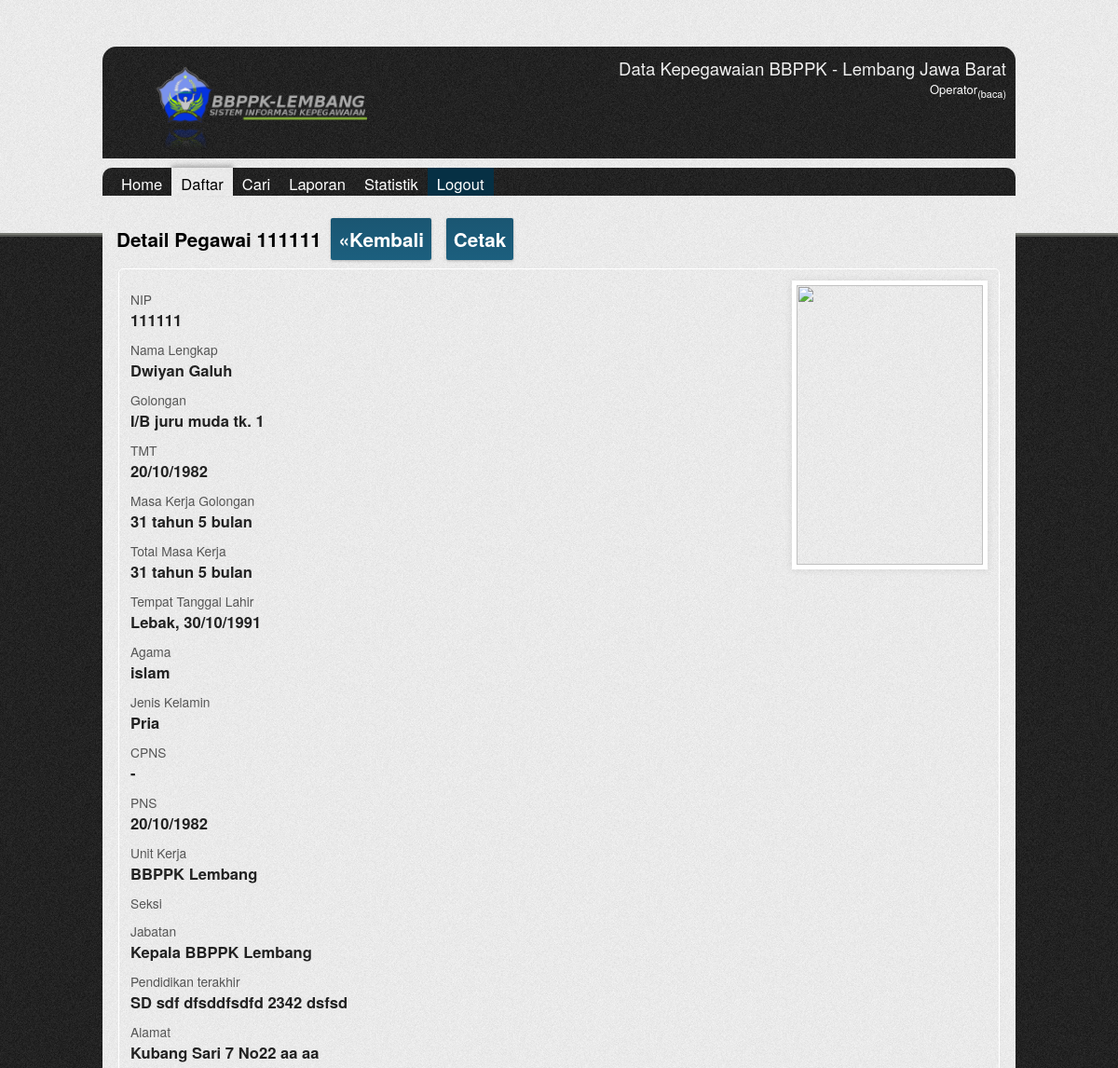
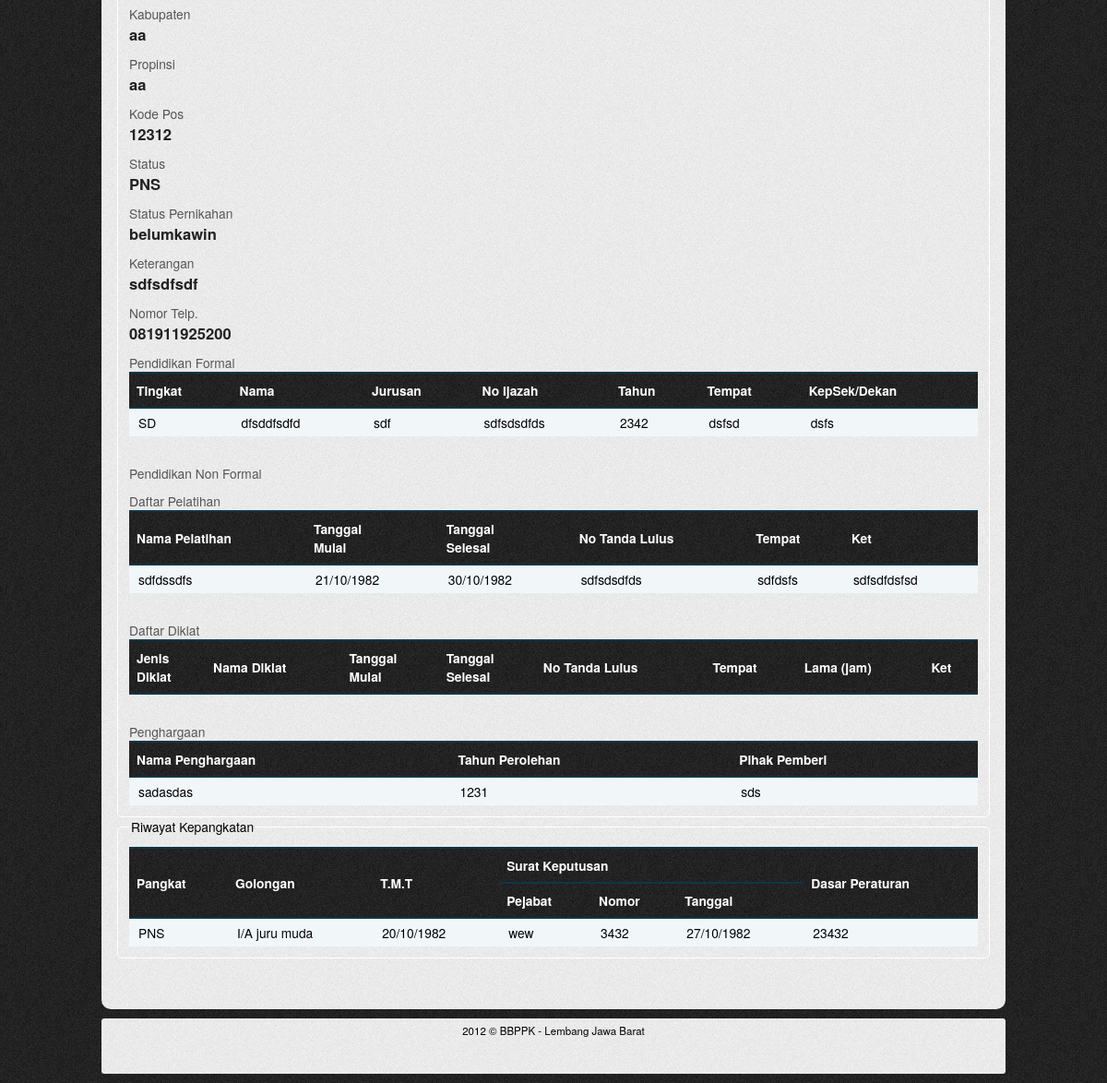
The page /operator/daftar.php?nip=111111 (signed in) on the database its author committed (2 pictures, top to bottom).
### tables this page shows
CREATE TABLE IF NOT EXISTS `umum` (
  `id_pegawai` bigint(20) unsigned NOT NULL AUTO_INCREMENT,
  `nip` varchar(30) NOT NULL,
  `nama` varchar(50) NOT NULL,
  `id_jabatan` bigint(20) unsigned NOT NULL,
  `id_golongan` bigint(20) unsigned NOT NULL,
  `tgl_lahir` date NOT NULL,
  `tempat_lahir` varchar(35) NOT NULL,
  `jk` enum('P','W') NOT NULL,
  `agama` enum('islam','kristen','katolik','budha','hindu','konghochu') NOT NULL,
  `kepercayaan` varchar(20) NOT NULL,
  `status` enum('CPNS','PNS','mutasi','pensiun','meninggal') NOT NULL,
  `status_kawin` enum('belumkawin','kawin','janda','duda') NOT NULL,
  `keterangan` varchar(30) NOT NULL,
  `notelp` varchar(25) NOT NULL,
  `foto` blob,
  `mime` varchar(15) DEFAULT NULL,
  `tinggi` varchar(4) NOT NULL,
  `berat` varchar(4) NOT NULL,
  `warna_rambut` varchar(30) NOT NULL,
  `bentuk_muka` varchar(30) NOT NULL,
  `warna_kulit` varchar(30) NOT NULL,
  `ciri_khas` varchar(30) NOT NULL,
  `cacat_tubuh` varchar(20) NOT NULL,
  `jalan` varchar(100) NOT NULL,
  `kelurahan` varchar(30) NOT NULL,
  `kecamatan` varchar(30) NOT NULL,
  `kabupaten` varchar(30) NOT NULL,
  `propinsi` varchar(30) NOT NULL,
  `kode_pos` int(11) NOT NULL,
  `pejabat_skkb` varchar(40) DEFAULT NULL,
  `no_skkb` varchar(30) DEFAULT NULL,
  `tgl_skkb` date DEFAULT NULL,
  `pejabat_ketsehat` varchar(40) DEFAULT NULL,
  `no_ketsehat` varchar(30) DEFAULT NULL,
  `tgl_ketsehat` date DEFAULT NULL,
  PRIMARY KEY (`id_pegawai`),
  UNIQUE KEY `nip` (`nip`)
);

CREATE TABLE IF NOT EXISTS `golongan` (
  `id_golongan` bigint(20) unsigned NOT NULL AUTO_INCREMENT,
  `golongan` varchar(20) NOT NULL,
  `ket` varchar(25) NOT NULL,
  `nilai` int(11) NOT NULL,
  PRIMARY KEY (`id_golongan`),
  UNIQUE KEY `golongan` (`golongan`)
);

CREATE TABLE IF NOT EXISTS `riwayat_kepangkatan` (
  `id_kepangkatan` bigint(20) unsigned NOT NULL AUTO_INCREMENT,
  `id_pegawai` bigint(20) unsigned NOT NULL,
  `id_golongan` bigint(20) unsigned NOT NULL,
  `pangkat` varchar(20) NOT NULL,
  `tanggal_berlaku` date NOT NULL,
  `sk_pejabat` varchar(40) NOT NULL,
  `sk_nomor` varchar(40) NOT NULL,
  `sk_tanggal` date NOT NULL,
  `dasar_peraturan` varchar(40) NOT NULL,
  PRIMARY KEY (`id_kepangkatan`)
);

CREATE TABLE IF NOT EXISTS `unit_kerja` (
  `id_unit_kerja` bigint(20) unsigned NOT NULL AUTO_INCREMENT,
  `nama` varchar(100) NOT NULL,
  PRIMARY KEY (`id_unit_kerja`)
);

CREATE TABLE IF NOT EXISTS `jenis_jabatan` (
  `id_jabatan` bigint(20) unsigned NOT NULL AUTO_INCREMENT,
  `jabatan` varchar(80) NOT NULL,
  `seksi` varchar(80) NOT NULL,
  `eselon` varchar(10) NOT NULL,
  `id_unit_kerja` bigint(20) unsigned NOT NULL,
  PRIMARY KEY (`id_jabatan`)
);

CREATE TABLE IF NOT EXISTS `pendidikan` (
  `id_pendidikan` bigint(20) unsigned NOT NULL AUTO_INCREMENT,
  `id_pegawai` bigint(20) unsigned NOT NULL,
  `tingkat` varchar(20) NOT NULL,
  `nama` varchar(60) NOT NULL,
  `jurusan` varchar(30) NOT NULL,
  `no_ijazah` varchar(40) NOT NULL,
  `tahun` int(4) NOT NULL,
  `tempat` varchar(30) NOT NULL,
  `kepsek` varchar(50) NOT NULL,
  PRIMARY KEY (`id_pendidikan`)
);

CREATE TABLE IF NOT EXISTS `pelatihan` (
  `id_pelatihan` bigint(20) unsigned NOT NULL AUTO_INCREMENT,
  `id_pegawai` bigint(20) unsigned NOT NULL,
  `nama` varchar(60) NOT NULL,
  `tgl_awal` date NOT NULL,
  `tgl_akhir` date NOT NULL,
  `no_tanda_lulus` varchar(40) NOT NULL,
  `tempat` varchar(30) NOT NULL,
  `ket` varchar(40) NOT NULL,
  PRIMARY KEY (`id_pelatihan`)
);

CREATE TABLE IF NOT EXISTS `penghargaan` (
  `id_penghargaan` bigint(20) unsigned NOT NULL AUTO_INCREMENT,
  `id_pegawai` bigint(20) unsigned NOT NULL,
  `nama_penghargaan` varchar(60) NOT NULL,
  `tahun` int(4) NOT NULL,
  `pihak_pemberi` varchar(60) NOT NULL,
  PRIMARY KEY (`id_penghargaan`)
);

### operator/daftar.php (the view, shortened to what the rows shown need)
<?php
require_once('../lib/conn.php');
require_once('../lib/liboperator.php');
$inpt=($_SESSION['priv']=='input')?true:false;
$nip=false;
$daftarpegawai=array();
if(!empty($_GET['nip'])){
    $nip=$_GET['nip'];
    $dp=getDataPegawai($nip);
    if($dp){
        $daftarpendidikan=getDaftarPendidikanPeg($dp['id_pegawai']);
        $daftarpelatihan=getDaftarPelatihanPeg($dp['id_pegawai']);
        $daftarkepangkatan=getDaftarKepangkatanPeg($dp['id_pegawai']);
        $daftarpenghargaan=getDaftarPenghargaanPeg($dp['id_pegawai']);
        $tmt=getTglMulaiTerhitung($dp['id_pegawai']);
        $tglcpns=getTglCPNS($dp['id_pegawai']);
        $tglpns=getTglPNS($dp['id_pegawai']);
        $masakerjagolongan=getMasaKerjaGolongan($dp['id_pegawai']);
        $masakerjatotal=getTotalMasaKerja($dp['id_pegawai']);
        $pnd_terakhir=getPendidikanTerakhir($dp['id_pegawai']);
    }
}
?>
<!DOCTYPE html>
<html>
<head>
    <link type="text/css" href="../css/gaya.css" rel="stylesheet" media="screen"/>
    <link type="text/css" href="../css/cetak.css" rel="stylesheet" media="print"/>
</head>
<body>
    <div id="wrapper">
        <div id="content">
            <div id="isi">
            <?if(!$nip):?>
                <h2>Daftar Pegawai</h2>
                <?if(empty($_GET['filter'])):?>
                <form id="formfilter" action="daftar.php" method="GET">
                    <fieldset>
                        <legend>Kategori</legend>
                        <input type="hidden" name="filter" id="filter"/>
                        <div class="cond">
                        <select name="kat" class="kat">
                            <option value="c.nama">Unit Kerja</option>
                            <option value="d.golongan">Golongan</option>
                            <option value="b.eselon">Eselon</option>
                            <option value="b.seksi">Seksi</option>
                            <option value="a.tempat_lahir">Tempat Lahir</option>
                            <option value="a.jk">Jenis Kelamin</option>
                            <option value="a.status">Status</option>
                            <option value="a.status_kawin">Status Perkawinan</option>
                            <option value="a.agama">Agama</option>
                        </select>
                        <select name="op" class="op">
                            <option value="=">Samadengan</option>
                            <option value="!=">Tidak samadengan</option>
                        </select>
                        <select name="nilai" class="nilai">
					    <?php foreach($daftarunitkerja as $brs):?>
					        <option value="'<?php echo $brs['nama'];?>'"><?php echo $brs['nama'];?></option>
					    <?php endforeach;?>
                        </select>
                        </div>
                        <input type="button" id="tambah" class="tombol" value="Tambah" />
                        <hr/>
                        <input type="submit" id="kirim" value="Filter" class="tombol"/>
                    </fieldset>
                </form>
                <?endif?>
                <p id="infohasil">
                    <?=$jml?> data pegawai
                    <?if(!empty($filter)):?>
                        [<?=explainQuery($_GET['filter'])?>]
                        <a href="daftar.php">&laquo;reset filter</a>
                        <?if($jml&&$_SESSION['priv']=='input'):?>
                        <a href="export.php?filter=<?=$_GET['filter']?>">export ke excel</a>
                        <?endif;?>
                    <?elseif($jml&&$_SESSION['priv']=='input'):?>
                        <a href="export.php">export ke excel</a>
                    <?endif?>
                </p>
				<table id="daftarpegawai">
					<thead>
						<tr><th>NIP</th><th>Nama</th><th>Jabatan</th><th>Seksi</th><th>Unit Kerja</th><th>Status</th><th>Keterangan</th></tr>
					</thead>
					<tbody>
					    <?foreach($daftarpegawai as $brs):?>
						<tr>
						<td><a href="?nip=<?=$brs['nip']?>"><?=$brs['nip']?></a> <?if($inpt):?><br/><a href="edit.php?snip=<?=$brs['nip']?>">Edit</a><?endif;?></td>
						<td><?=$brs['nama']?></td>
						<td><?=$brs['jabatan']?></td><td><?=$brs['seksi']?></td>
						<td><?=$brs['nama_unit_kerja']?></td><td><?=$brs['status']?></td>
						<td><?=$brs['keterangan']?></td>
						</tr>
						<?endforeach;?>
					</tbody>
				</table>
				<div id="page">
				    <?cetakPage($page,$jmlhlm);?>
				</div>
				<br><br>
            <?else:?>
            <h2>Detail Pegawai <?=$nip?> <a href="daftar.php" class="tombol">&laquo;Kembali</a>
            <a href="#" id="cetak" class="tombol">Cetak</a>
            </h2>
			<form>
				<fieldset>
                <img id="foto" src="../lib/gambar.php?nip=<?=$nip?>" width="200" height="300" />
				<label for="nip">NIP</label><div id="nip" class="read"><?=$nip?></div>
				<label for="nmlengkap">Nama Lengkap</label><div id="nmlengkap" class="read"><?=$dp['nama']?></div>
				<label for="golongan">Golongan</label><div id="golongan" class="read"><?php echo $dp['golongan']." ".$dp['ket'];?></div>
				<label for="tmt_jabatan">TMT</label><div id="tmt_jabatan" class="read"><?=$tmt?></div>
				<label for="mk_golongan">Masa Kerja Golongan</label><div id="mk_golongan" class="read"><?=$masakerjagolongan?></div>
				<label for="total_mk">Total Masa Kerja</label><div id="total_mk" class="read"><?=$masakerjatotal?></div>
				<label for="ttl">Tempat Tanggal Lahir</label><div id="ttl" class="read"><?=$dp['tempat_lahir']?>, <?=$dp['tgl_lahir']?></div>
				<label for="agama">Agama</label><div id="agama" class="read"><?=$dp['agama']?></div>
				<label for="jk">Jenis Kelamin</label><div id="jk" class="read"><? echo ($dp['jk']=='P')?'Pria':'Wanita';?></div>
				<br>
				<label for="cpns">CPNS</label><div id="cpns" class="read"><?=$tglcpns?></div>
				<label for="pns">PNS</label><div id="pns" class="read"><?=$tglpns?></div>
				<label for="unitkerja">Unit Kerja</label><div id="unitkerja" class="read"><?=$dp['nama_unit_kerja']?></div>
				<label for="seksi">Seksi</label><div id="seksi" class="read"><?=$dp['seksi']?></div>
		        <label for="jabatan">Jabatan</label><div id="jabatan" class="read"><?=$dp['jabatan']?></div>
		        <label for="pnd_terakhir">Pendidikan terakhir</label><div id="pnd_terakhir" class="read"><?if(!empty($pnd_terakhir)):?><?=$pnd_terakhir['tingkat']?> <?=$pnd_terakhir['jurusan']?> <?=$pnd_terakhir['nama']?> <?=$pnd_terakhir['tahun']?> <?=$pnd_terakhir['tempat']?><?endif;?></div>
				<br>
				<label for="alamat">Alamat</label><div id="alamat" class="read"><?=$dp['jalan']?> <?=$dp['kelurahan']?> <?=$dp['kecamatan']?></div>
				<label for="kab">Kabupaten</label><div id="kab" class="read"><?=$dp['kabupaten']?></div>
				<label for="propinsi">Propinsi</label><div id="propinsi" class="read"><?=$dp['propinsi']?></div>
				<label for="kodepos">Kode Pos</label><div id="kodepos" class="read"><?=$dp['kode_pos']?></div>
                <br>
				<label for="status">Status</label><div id="status" class="read"><?=$dp['status']?></div>
				<label for="statuskawin">Status Pernikahan</label><div id="statuskawin" class="read"><?=$dp['status_kawin']?></div>
				<label for="keterangan">Keterangan</label><div id="keterangan" class="read"><?=$dp['keterangan']?></div>
				<label for="notelp">Nomor Telp.</label><div id="notelp" class="read"><?=$dp['notelp']?></div>
				<br>
				<label for="daftarpendidikan">Pendidikan Formal</label>
				<table id="daftarpendidikan">
	                    <thead>
	                        <tr><th>Tingkat</th><th>Nama</th><th>Jurusan</th><th>No Ijazah</th><th>Tahun</th><th>Tempat</th><th>KepSek/Dekan</th></tr>
	                    </thead>
	                    <tbody>
	                    <?foreach($daftarpendidikan as $brs):?>
	                    <tr>
	                    <td><input type="hidden" name="atingkat_pndd[]" value="<?=$brs['tingkat']?>" ><?=$brs['tingkat']?></td>
                        <td><input type="hidden" name="anm_pndd[]" value="<?=$brs['nama']?>" ><?=$brs['nama']?></td>
                        <td><input type="hidden" name="ajurusan_pndd[]" value="<?=$brs['jurusan']?>" ><?=$brs['jurusan']?></td>
                        <td><input type="hidden" name="anoijazah_pndd[]" value="<?=$brs['no_ijazah']?>" ><?=$brs['no_ijazah']?></td>
                        <td><input type="hidden" name="athn_pndd[]" value="<?=$brs['tahun']?>" ><?=$brs['tahun']?></td>
                        <td><input type="hidden" name="atmp_pndd[]" value="<?=$brs['tempat']?>" ><?=$brs['tempat']?></td>
                        <td><input type="hidden" name="akepsek_pndd[]" value="<?=$brs['kepsek']?>" ><?=$brs['kepsek']?></td>
                        </tr>
	                    <?endforeach;?>
	                    </tbody>
	            </table>
				<br>
				<label for="nonformal">Pendidikan Non Formal</label>
				<label for="pelatihan">Daftar Pelatihan</label>
				<table id="daftarpelatihan">
					<thead>
						<tr><th>Nama Pelatihan</th><th>Tanggal<br/>Mulai</th><th>Tanggal<br/>Selesai</th><th>No Tanda Lulus</th><th>Tempat</th><th>Ket</th></tr>
					</thead>
					<tbody>
					<?foreach($daftarpelatihan as $brs):?>
					<tr>
                    <td><input type="hidden" name="anm_plthn[]" value="<?=$brs['nama']?>" ><?=$brs['nama']?></td>
                    <td><input type="hidden" name="atglawal_plthn[]" value="<?=$brs['tgl_awal']?>" ><?=$brs['tgl_awal']?></td>
                    <td><input type="hidden" name="atglakhir_plthn[]" value="<?=$brs['tgl_akhir']?>" ><?=$brs['tgl_akhir']?></td>
                    <td><input type="hidden" name="anobukti_plthn[]" value="<?=$brs['no_tanda_lulus']?>" ><?=$brs['no_tanda_lulus']?></td>
                    <td><input type="hidden" name="atmp_plthn[]" value="<?=$brs['tempat']?>" ><?=$brs['tempat']?></td>
                    <td><input type="hidden" name="aket_plthn[]" value="<?=$brs['ket']?>" ><?=$brs['ket']?></td>
                    </tr>
					<?endforeach;?>
					</tbody>
				</table>
				<br>
				<label for="diklat">Daftar Diklat</label>
				<table id="daftardiklat">
					<thead>
						<tr><th>Jenis<br/>Diklat</th><th>Nama Diklat</th><th>Tanggal<br/>Mulai</th><th>Tanggal<br/>Selesai</th><th>No Tanda Lulus</th><th>Tempat</th><th>Lama (jam)</th><th>Ket</th></tr>
					</thead>
				</table>
				<br>
				<label for="penghargaan">Penghargaan</label>
				<table id="daftarpenghargaan">
					<thead>
						<tr><th>Nama Penghargaan</th><th>Tahun Perolehan</th><th>Pihak Pemberi</th></tr>
					</thead>
					<tbody>
                    <?foreach($daftarpenghargaan as $brs):?>
                    <tr>
                    <td><input type="hidden" name="anm_penghargaan[]" value="<?=$brs['nama_penghargaan']?>" ><?=$brs['nama_penghargaan']?></td>
                    <td><input type="hidden" name="athn_penghargaan[]" value="<?=$brs['tahun']?>" ><?=$brs['tahun']?></td>
                    <td><input type="hidden" name="apemberi_penghargaan[]" value="<?=$brs['pihak_pemberi']?>" ><?=$brs['pihak_pemberi']?></td>
                    </tr>
					<?endforeach;?>
					</tbody>
				</table>
				</fieldset>
				<fieldset>
					<legend>Riwayat Kepangkatan</legend>
					<table id="daftarkepangkatan">
						<thead>
							<tr><th rowspan=2>Pangkat</th><th rowspan=2>Golongan</th><th rowspan=2>T.M.T</th><th colspan=3 align=center>Surat Keputusan</th><th rowspan=2>Dasar Peraturan</th></tr>
							<tr><th>Pejabat</th><th>Nomor</th><th>Tanggal</th></tr>
						</thead>
						<tbody>
                        <?foreach($daftarkepangkatan as $brs):?>
                        <tr>
                        <td><input type="hidden" name="anm_pangkat[]" value="<?=$brs['pangkat']?>" ><?=$brs['pangkat']?></td>
                        <td><input type="hidden" name="agolongan_pangkat[]" value="<?=$brs['id_golongan']?>" ><?=$brs['golongan']?> <?=$brs['ket']?></td>
                        <td><input type="hidden" name="atmt_pangkat[]" value="<?=$brs['tanggal_berlaku']?>" ><?=$brs['tanggal_berlaku']?></td>
                        <td><input type="hidden" name="ask_pejabat_pangkat[]" value="<?=$brs['sk_pejabat']?>" ><?=$brs['sk_pejabat']?></td>
                        <td><input type="hidden" name="ask_nomor_pangkat[]" value="<?=$brs['sk_nomor']?>" ><?=$brs['sk_nomor']?></td>
                        <td><input type="hidden" name="ask_tgl_pangkat[]" value="<?=$brs['sk_tanggal']?>" ><?=$brs['sk_tanggal']?></td>
                        <td><input type="hidden" name="adasar_pangkat[]" value="<?=$brs['dasar_peraturan']?>" ><?=$brs['dasar_peraturan']?></td>
                        </tr>
						<?endforeach;?>
						</tbody>
					</table>
				</fieldset>
				<br>
				<br>
				</form>
                <?endif?>
            </div>
        </div>
    </div>
</body>
</html>

### rows shown on the page
umum: nama "Dwiyan Galuh", id_golongan.golongan "I/B", id_golongan.ket "juru muda tk. 1", id_pegawai.tanggal_berlaku "31 tahun 5 bulan", tempat_lahir "Lebak", agama "islam", unit_kerja.nama "BBPPK Lembang", id_jabatan.jabatan "Kepala BBPPK Lembang", jalan "Kubang Sari 7 No22", kelurahan "aa", kecamatan "aa", kabupaten "aa", propinsi "aa", kode_pos "12312", status "PNS", status_kawin "belumkawin", keterangan "sdfsdfsdf", notelp "081911925200"
pendidikan: tingkat "SD", jurusan "sdf", nama "dfsddfsdfd", tahun "2342", tempat "dsfsd", no_ijazah "sdfsdsdfds", kepsek "dsfs"
pelatihan: nama "sdfdssdfs", tgl_awal "21/10/1982", tgl_akhir "30/10/1982", no_tanda_lulus "sdfsdsdfds", tempat "sdfdsfs", ket "sdfsdfdsfsd"
penghargaan: nama_penghargaan "sadasdas", tahun "1231", pihak_pemberi "sds"
riwayat_kepangkatan: pangkat "PNS", id_golongan.golongan "I/A", id_golongan.ket "juru muda", tanggal_berlaku "20/10/1982", sk_pejabat "wew", sk_nomor "3432", sk_tanggal "27/10/1982", dasar_peraturan "23432"

### other values the page prints
$_SESSION['priv'] "baca"
$nip "111111"
$tmt "20/10/1982"
$dp['tgl_lahir'] "30/10/1991"
$tglcpns "-"
$tglpns "20/10/1982"
